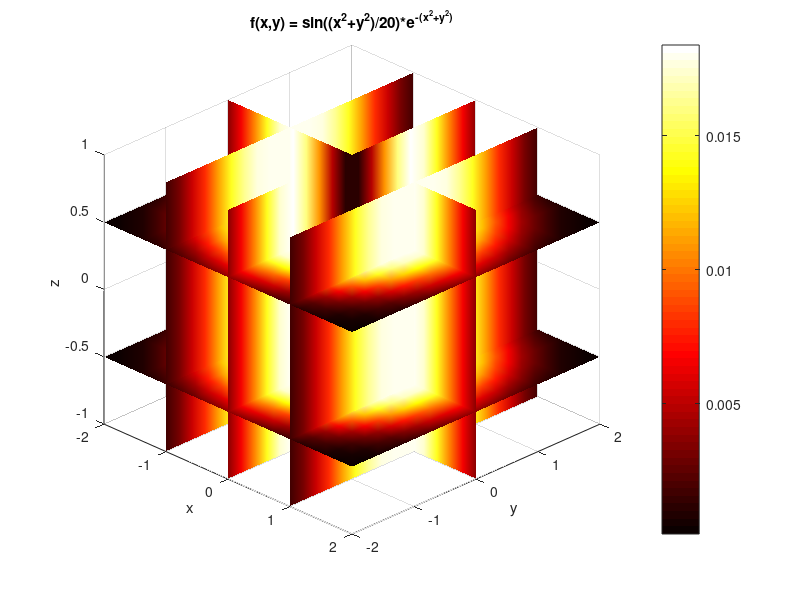
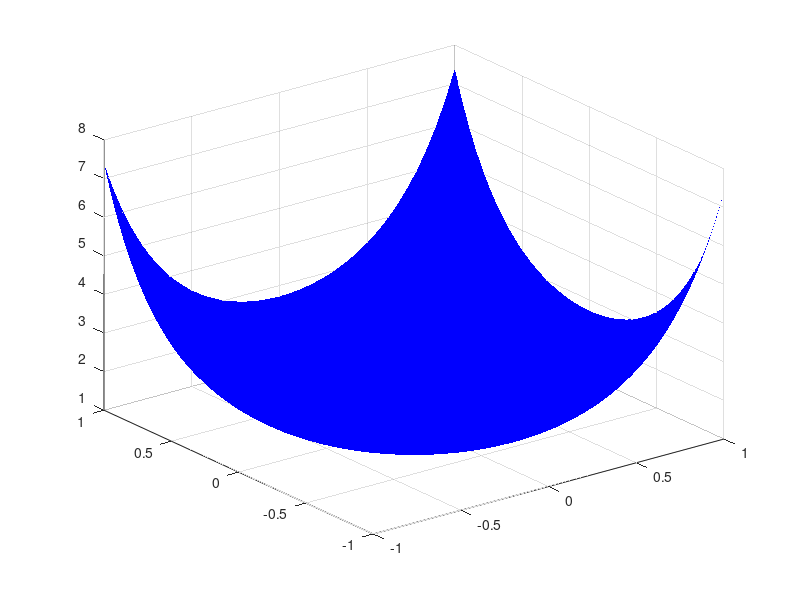

Here is the MATLAB script that generated these plots, in order: (Note: this script raises an error after producing the figures.)
%% Ilja Katiuzinskij 2026-10-11 var.6
%% 1
%% a
x = linspace(-2,2,20);
z = linspace(-1,1,20);
[X,Y,Z] = meshgrid(x,x,z);
V = sin((X.^2+Y.^2)/20).*exp(-(X.^2+Y.^2));
figure
slice(X,Y,Z,V,[-1 0 1],0,[-0.5 0.5])
shading interp
colormap(hot)
colorbar
view(45,30)
axis([-2 2 -2 2 -1 1])
xlabel('x')
ylabel('y')
zlabel('z')
title('f(x,y) = sin((x^2+y^2)/20)*e^{-(x^2+y^2)}')
grid on
%% b
x = linspace(-1,1,40);
[X,Y] = meshgrid(x,x);
R = sqrt(X.^2 + Y.^2);
Z = exp(R.^2);
figure
surf(X,Y,Z)
shading interp
colormap([0 0 1])
alpha(0.5)
view(70,30)
xlabel('x')
ylabel('y')
zlabel('z')
title('z(r) = e^{r^2}')
grid on
%% Papildoma uzduotis
x = linspace(-1,1,40);
[X,Y] = meshgrid(x,x);
Z = 1 - (X.^2 + Y.^2);
n = 64;
c = linspace(0,1,n)';
cmap1 = [c zeros(n,1) 1-c];   
cmap2 = [zeros(n,1) c 1-c];  
cmap3 = [c c zeros(n,1)];     
cmaps = {cmap1, cmap2, cmap3};
vardai = {'Melyna-raudona','Melyna-zalia','Juoda-geltona'};
figure
for k = 1:3
    subplot(1,3,k)
    surf(X,Y,Z)
    shading interp
    colormap(gca,cmaps{k})
    colorbar
    xlabel('x')
    ylabel('y')
    zlabel('z')
    title(vardai{k})
    grid on
end
